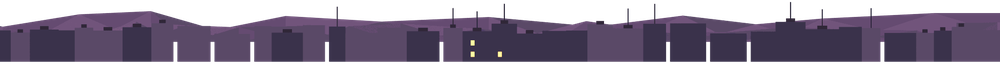
#> input picture assets/weather_scene/backdrops/city_far_dawn.png, 1000 x 64 px, shrunk from 2048 x 132 before the run
$ python quantize_png.py ../assets/weather_scene/backdrops/city_far_dawn.png
#> lines starting #> are read from the running program, lines starting #| are printed output that depends on the picture
"""Rewrites flat-shaded PNGs as 256-colour palette PNGs (with alpha), losslessly enough for
faceted art and about 20 to 40 times smaller. Used by design/blender/export_backdrops.py.

    python3 tools/quantize_png.py file.png [...]
"""
import os
import sys

from PIL import Image

for path in sys.argv[1:]:
    im = Image.open(path).convert("RGBA")
#> im is the input picture: PIL image 1000x64 RGBA; mean R, G, B, A 55.6, 44.8, 67.2, 167.7
    q = im.quantize(256, method=Image.FASTOCTREE, dither=Image.NONE)
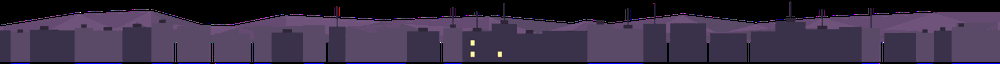
#> q: PIL image 1000x64 P; mean R, G, B 55.5, 44.6, 67
    tmp = path + ".tmp.png"
    q.save(tmp, optimize=True)
    os.replace(tmp, path)
